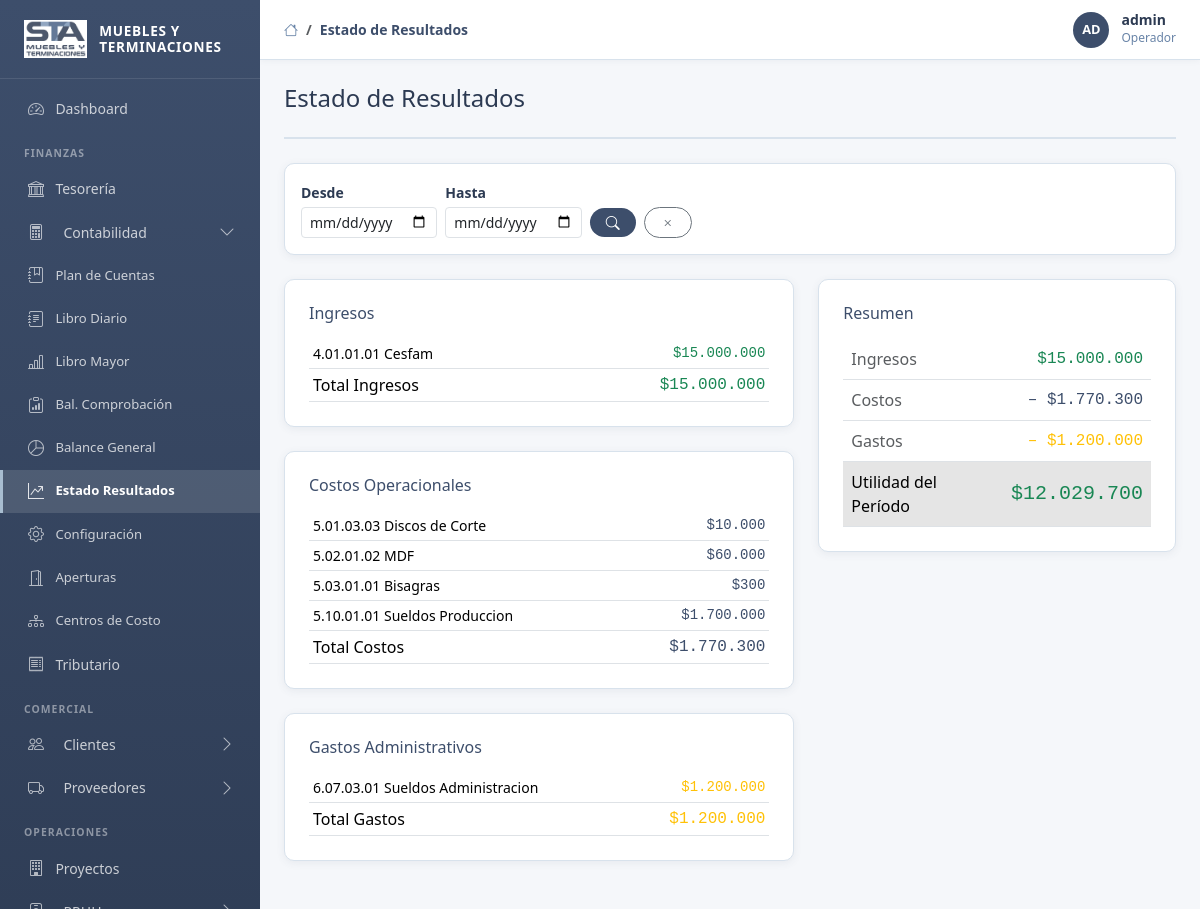
Screenshot of /gestion/contabilidad/estado-resultados/ (signed in) with the database file from the repository.
### apps/accounts/models.py (models this page shows, shortened)
class CustomUser(AbstractUser):
    ROL_CHOICES = [
        ('admin', 'Administrador'),
        ('gerente', 'Gerente'),
        ('contador', 'Contador'),
        ('rrhh', 'Recursos Humanos'),
        ('tesorero', 'Tesorero'),
        ('vendedor', 'Vendedor'),
        ('operador', 'Operador'),
        ('solo_lectura', 'Solo Lectura'),
    ]
    rol = models.CharField(max_length=20, choices=ROL_CHOICES, default='operador', verbose_name='Rol')
    cargo = models.CharField(max_length=100, blank=True, verbose_name='Cargo')
    telefono = models.CharField(max_length=20, blank=True, verbose_name='Teléfono')
    avatar = models.ImageField(upload_to='avatars/', null=True, blank=True, verbose_name='Avatar')
    class Meta:
        verbose_name = 'Usuario'
        verbose_name_plural = 'Usuarios'
    @property
    def nombre_display(self):
        return self.get_full_name() or self.username

### apps/contabilidad/models.py (models this page shows, shortened)
class PlanCuentas(TimeStampedModel):
    TIPO_CHOICES = [
        ('activo', 'Activo'),
        ('pasivo', 'Pasivo'),
        ('ingreso', 'Ingreso'),
        ('costo', 'Costo Operacional'),
        ('gasto', 'Gasto Administrativo'),
        ('socio', 'Socio / Gerencia'),
        ('patrimonio', 'Patrimonio / Resultados Acumulados'),
    ]
    NIVEL_CHOICES = [(i, f'Nivel {i}') for i in range(1, 5)]
    codigo = models.CharField(max_length=20, unique=True, verbose_name='Código')
    nombre = models.CharField(max_length=200, verbose_name='Nombre')
    tipo = models.CharField(max_length=20, choices=TIPO_CHOICES, verbose_name='Tipo')
    nivel = models.PositiveSmallIntegerField(choices=NIVEL_CHOICES, verbose_name='Nivel')
    parent = models.ForeignKey(
        'self', null=True, blank=True, on_delete=models.PROTECT,
        related_name='subcuentas', verbose_name='Cuenta padre'
    )
    descripcion = models.TextField(blank=True, verbose_name='Descripción')
    activa = models.BooleanField(default=True, verbose_name='Activa')
    acepta_movimientos = models.BooleanField(
        default=True,
        verbose_name='Acepta movimientos',
        help_text='Solo las cuentas de nivel 3 y 4 deberían aceptar movimientos directos.'
    )
    class Meta:
        verbose_name = 'Cuenta Contable'
        verbose_name_plural = 'Plan de Cuentas'
        ordering = ['codigo']

### apps/contabilidad/views.py (the view)
# urls.py: path('estado-resultados/', views.EstadoResultadosView.as_view(), name='estado_resultados'),
class EstadoResultadosView(GestionMixin, View):
    template_name = 'admin/contabilidad/estado_resultados.html'
    def get(self, request):
        from django.shortcuts import render
        desde = request.GET.get('desde')
        hasta = request.GET.get('hasta')
        qs = LineaAsiento.objects.filter(asiento__estado='confirmado').select_related('cuenta')
        if desde:
            qs = qs.filter(asiento__fecha__gte=parse_date(desde))
        if hasta:
            qs = qs.filter(asiento__fecha__lte=parse_date(hasta))
        from collections import defaultdict
        from decimal import Decimal
        saldos = defaultdict(Decimal)
        cuentas_map = {}
        for linea in qs:
            saldos[linea.cuenta_id] += linea.haber - linea.debe  # ingresos son saldo haber
            cuentas_map[linea.cuenta_id] = linea.cuenta
        ingresos, costos, gastos = [], [], []
        total_ingresos = Decimal('0')
        total_costos = Decimal('0')
        total_gastos = Decimal('0')
        for cid, saldo in saldos.items():
            if saldo == 0:
                continue
            cuenta = cuentas_map[cid]
            row = {'cuenta': cuenta, 'saldo': abs(saldo)}
            if cuenta.tipo == 'ingreso':
                ingresos.append(row)
                total_ingresos += abs(saldo)
            elif cuenta.tipo == 'costo':
                costos.append(row)
                total_costos += abs(saldo)
            elif cuenta.tipo == 'gasto':
                gastos.append(row)
                total_gastos += abs(saldo)
        ingresos.sort(key=lambda r: r['cuenta'].codigo)
        costos.sort(key=lambda r: r['cuenta'].codigo)
        gastos.sort(key=lambda r: r['cuenta'].codigo)
        utilidad = total_ingresos - total_costos - total_gastos
        return render(request, self.template_name, {
            'titulo': 'Estado de Resultados',
            'ingresos': ingresos, 'total_ingresos': total_ingresos,
            'costos': costos, 'total_costos': total_costos,
            'gastos': gastos, 'total_gastos': total_gastos,
            'utilidad': utilidad,
        })

### templates/admin/contabilidad/estado_resultados.html (shortened to what this page needs)
{% extends 'base_admin.html' %}
{% load custom_tags %}
{% block breadcrumb %}
  <li class="breadcrumb-item active">Estado de Resultados</li>
{% endblock %}
{% block content %}
<div class="page-header">
  <h4 class="page-title">Estado de Resultados</h4>
</div>
<div class="card-sta p-3 mb-4">
  <form method="get" class="row g-2 align-items-end">
    <div class="col-sm-2">
      <label class="form-label small mb-1">Desde</label>
      <input type="date" name="desde" class="form-control form-control-sm" value="{{ request.GET.desde }}">
    </div>
    <div class="col-sm-2">
      <label class="form-label small mb-1">Hasta</label>
      <input type="date" name="hasta" class="form-control form-control-sm" value="{{ request.GET.hasta }}">
    </div>
    <div class="col-auto">
      <button type="submit" class="btn btn-sta btn-sm rounded-pill px-3"><i class="bi bi-search"></i></button>
      <a href="{% url 'contabilidad:estado_resultados' %}" class="btn btn-outline-secondary btn-sm rounded-pill px-3 ms-1"><i class="bi bi-x"></i></a>
    </div>
  </form>
</div>
<div class="row g-4">
  <div class="col-lg-7">
    <div class="card-sta p-4 mb-4">
      <h6 class="fw-700 text-sta mb-3">Ingresos</h6>
      <table class="table table-sm mb-0">
        <tbody>
          {% for row in ingresos %}
          <tr>
            <td class="small">{{ row.cuenta.codigo }} {{ row.cuenta.nombre }}</td>
            <td class="text-end small font-monospace text-success">{{ row.saldo|moneda_chilena }}</td>
          </tr>
          {% empty %}
          <tr><td colspan="2" class="text-muted small">Sin ingresos.</td></tr>
          {% endfor %}
        </tbody>
        <tfoot class="fw-700">
          <tr>
            <td>Total Ingresos</td>
            <td class="text-end font-monospace text-success">{{ total_ingresos|moneda_chilena }}</td>
          </tr>
        </tfoot>
      </table>
    </div>
    <div class="card-sta p-4 mb-4">
      <h6 class="fw-700 text-sta mb-3">Costos Operacionales</h6>
      <table class="table table-sm mb-0">
        <tbody>
          {% for row in costos %}
          <tr>
            <td class="small">{{ row.cuenta.codigo }} {{ row.cuenta.nombre }}</td>
            <td class="text-end small font-monospace text-primary">{{ row.saldo|moneda_chilena }}</td>
          </tr>
          {% empty %}
          <tr><td colspan="2" class="text-muted small">Sin costos.</td></tr>
          {% endfor %}
        </tbody>
        <tfoot class="fw-700">
          <tr>
            <td>Total Costos</td>
            <td class="text-end font-monospace text-primary">{{ total_costos|moneda_chilena }}</td>
          </tr>
        </tfoot>
      </table>
    </div>
    <div class="card-sta p-4 mb-4">
      <h6 class="fw-700 text-sta mb-3">Gastos Administrativos</h6>
      <table class="table table-sm mb-0">
        <tbody>
          {% for row in gastos %}
          <tr>
            <td class="small">{{ row.cuenta.codigo }} {{ row.cuenta.nombre }}</td>
            <td class="text-end small font-monospace text-warning">{{ row.saldo|moneda_chilena }}</td>
          </tr>
          {% empty %}
          <tr><td colspan="2" class="text-muted small">Sin gastos.</td></tr>
          {% endfor %}
        </tbody>
        <tfoot class="fw-700">
          <tr>
            <td>Total Gastos</td>
            <td class="text-end font-monospace text-warning">{{ total_gastos|moneda_chilena }}</td>
          </tr>
        </tfoot>
      </table>
    </div>
  </div>
  <div class="col-lg-5">
    <div class="card-sta p-4">
      <h6 class="fw-700 text-sta mb-3">Resumen</h6>
      <table class="table mb-0">
        <tbody>
          <tr>
            <td class="text-muted">Ingresos</td>
            <td class="text-end fw-700 text-success font-monospace">{{ total_ingresos|moneda_chilena }}</td>
          </tr>
          <tr>
            <td class="text-muted">Costos</td>
            <td class="text-end fw-700 text-primary font-monospace">– {{ total_costos|moneda_chilena }}</td>
          </tr>
          <tr>
            <td class="text-muted">Gastos</td>
            <td class="text-end fw-700 text-warning font-monospace">– {{ total_gastos|moneda_chilena }}</td>
          </tr>
        </tbody>
        <tfoot class="table-active">
          <tr>
            <td class="fw-800">
              {% if utilidad >= 0 %}Utilidad del Período{% else %}Pérdida del Período{% endif %}
            </td>
            <td class="text-end fw-800 font-monospace fs-5 {% if utilidad >= 0 %}text-success{% else %}text-danger{% endif %}">
              {{ utilidad|moneda_chilena }}
            </td>
          </tr>
        </tfoot>
      </table>
    </div>
  </div>
</div>
{% endblock %}

### templates/base_admin.html (shortened to what this page needs)
{% load static %}
<!DOCTYPE html>
<html lang="es">
<head>
  <link href="https://cdn.jsdelivr.net/npm/bootstrap@5.3.3/dist/css/bootstrap.min.css" rel="stylesheet">
  <link href="https://cdn.jsdelivr.net/npm/bootstrap-icons@1.11.3/font/bootstrap-icons.min.css" rel="stylesheet">
  <link rel="stylesheet" href="{% static 'css/main.css' %}">
  <link rel="stylesheet" href="{% static 'css/admin.css' %}">
</head>
<body>
<div class="admin-wrapper">
  <aside class="admin-sidebar" id="adminSidebar">
    <div class="sidebar-brand">
      {% if logo_exists %}
        <img src="{% static 'img/logo.png' %}" alt="STA">
      {% else %}
        <div style="width:38px;height:38px;background:rgba(255,255,255,0.15);border-radius:8px;display:flex;align-items:center;justify-content:center;font-weight:800;font-size:1rem;color:white;">STA</div>
      {% endif %}
      <span>Muebles y<br>Terminaciones</span>
    </div>
    <nav class="flex-grow-1 py-2 overflow-auto">
      <a href="{% url 'dashboard:index' %}" class="nav-link {% if request.resolver_match.namespace == 'dashboard' %}active{% endif %}">
        <i class="bi bi-speedometer2"></i> Dashboard
      </a>
      <div class="nav-section-title">Finanzas</div>
      <a href="{% url 'tesoreria:resumen' %}" class="nav-link {% if request.resolver_match.namespace == 'tesoreria' %}active{% endif %}">
        <i class="bi bi-bank"></i> Tesorería
      </a>
      <a class="nav-link nav-group-toggle d-flex align-items-center {% if request.resolver_match.namespace != 'contabilidad' %}collapsed{% endif %}"
         data-bs-toggle="collapse" href="#nav-contabilidad" role="button"
         aria-expanded="{% if request.resolver_match.namespace == 'contabilidad' %}true{% else %}false{% endif %}">
        <i class="bi bi-calculator me-2"></i><span>Contabilidad</span>
        <i class="bi bi-chevron-down nav-chevron ms-auto"></i>
      </a>
      <div class="collapse {% if request.resolver_match.namespace == 'contabilidad' %}show{% endif %}" id="nav-contabilidad">
        <a href="{% url 'contabilidad:plan_list' %}" class="nav-link ps-4 {% if request.resolver_match.url_name == 'plan_list' %}active{% endif %}" style="font-size:.82rem;">
          <i class="bi bi-journal-bookmark"></i> Plan de Cuentas
        </a>
        <a href="{% url 'contabilidad:diario_list' %}" class="nav-link ps-4 " style="font-size:.82rem;">
          <i class="bi bi-journal-text"></i> Libro Diario
        </a>
        <a href="{% url 'contabilidad:libro_mayor' %}" class="nav-link ps-4 {% if request.resolver_match.url_name == 'libro_mayor' %}active{% endif %}" style="font-size:.82rem;">
          <i class="bi bi-bar-chart-line"></i> Libro Mayor
        </a>
        <a href="{% url 'contabilidad:balance_comprobacion' %}" class="nav-link ps-4 {% if request.resolver_match.url_name == 'balance_comprobacion' %}active{% endif %}" style="font-size:.82rem;">
          <i class="bi bi-clipboard-data"></i> Bal. Comprobación
        </a>
        <a href="{% url 'contabilidad:balance_general' %}" class="nav-link ps-4 {% if request.resolver_match.url_name == 'balance_general' %}active{% endif %}" style="font-size:.82rem;">
          <i class="bi bi-pie-chart"></i> Balance General
        </a>
        <a href="{% url 'contabilidad:estado_resultados' %}" class="nav-link ps-4 {% if request.resolver_match.url_name == 'estado_resultados' %}active{% endif %}" style="font-size:.82rem;">
          <i class="bi bi-graph-up-arrow"></i> Estado Resultados
        </a>
        <a href="{% url 'contabilidad:configuracion' %}" class="nav-link ps-4 {% if request.resolver_match.url_name == 'configuracion' %}active{% endif %}" style="font-size:.82rem;">
          <i class="bi bi-gear"></i> Configuración
        </a>
        <a href="{% url 'contabilidad:apertura' %}" class="nav-link ps-4 {% if request.resolver_match.url_name == 'apertura' %}active{% endif %}" style="font-size:.82rem;">
          <i class="bi bi-door-open"></i> Aperturas
        </a>
        <a href="{% url 'contabilidad:centro_list' %}" class="nav-link ps-4 {% if 'centro' in request.resolver_match.url_name %}active{% endif %}" style="font-size:.82rem;">
          <i class="bi bi-diagram-3"></i> Centros de Costo
        </a>
      </div>
      <a href="{% url 'tributario:resumen' %}" class="nav-link {% if request.resolver_match.namespace == 'tributario' %}active{% endif %}">
        <i class="bi bi-receipt"></i> Tributario
      </a>
      <div class="nav-section-title">Comercial</div>
      <a class="nav-link nav-group-toggle d-flex align-items-center {% if request.resolver_match.namespace != 'clientes' %}collapsed{% endif %}"
         data-bs-toggle="collapse" href="#nav-clientes" role="button"
         aria-expanded="{% if request.resolver_match.namespace == 'clientes' %}true{% else %}false{% endif %}">
        <i class="bi bi-people me-2"></i><span>Clientes</span>
        <i class="bi bi-chevron-down nav-chevron ms-auto"></i>
      </a>
      <a class="nav-link nav-group-toggle d-flex align-items-center {% if request.resolver_match.namespace != 'proveedores' %}collapsed{% endif %}"
         data-bs-toggle="collapse" href="#nav-proveedores" role="button"
         aria-expanded="{% if request.resolver_match.namespace == 'proveedores' %}true{% else %}false{% endif %}">
        <i class="bi bi-truck me-2"></i><span>Proveedores</span>
        <i class="bi bi-chevron-down nav-chevron ms-auto"></i>
      </a>
      <div class="nav-section-title">Operaciones</div>
      <a href="{% url 'proyectos:proyecto_list' %}" class="nav-link {% if request.resolver_match.namespace == 'proyectos' %}active{% endif %}">
        <i class="bi bi-building"></i> Proyectos
      </a>
      <a class="nav-link nav-group-toggle d-flex align-items-center {% if request.resolver_match.namespace != 'rrhh' %}collapsed{% endif %}"
         data-bs-toggle="collapse" href="#nav-rrhh" role="button"
         aria-expanded="{% if request.resolver_match.namespace == 'rrhh' %}true{% else %}false{% endif %}">
        <i class="bi bi-person-badge me-2"></i><span>RRHH</span>
        <i class="bi bi-chevron-down nav-chevron ms-auto"></i>
      </a>
    </nav>
  </aside>
  <div class="admin-content">
    <header class="admin-topbar">
      <div class="d-flex align-items-center gap-3">
        <nav aria-label="breadcrumb">
          <ol class="breadcrumb mb-0">
            <li class="breadcrumb-item"><a href="{% url 'dashboard:index' %}"><i class="bi bi-house"></i></a></li>
            {% block breadcrumb %}{% endblock %}
          </ol>
        </nav>
      </div>
      <div class="topbar-user">
        {% if user.is_authenticated %}
          <div class="avatar">{{ user.nombre_display|slice:":2"|upper }}</div>
          <div class="d-none d-md-block">
            <div class="fw-600" style="line-height:1.2;">{{ user.nombre_display }}</div>
            <div style="font-size:.75rem;color:var(--sta-steel);">{{ user.get_rol_display }}</div>
          </div>
        {% endif %}
      </div>
    </header>
    <main class="admin-main">
      {% block content %}{% endblock %}
    </main>
  </div>
</div>
</body>
</html>

### rows the page displays
CustomUser: nombre_display "AD", nombre_display "admin", rol "Operador"
PlanCuentas: cuenta.codigo "4.01.01.01", cuenta.nombre "Cesfam", saldo|moneda_chilena "$15.000.000"
PlanCuentas: cuenta.codigo "5.01.03.03", cuenta.nombre "Discos de Corte", saldo|moneda_chilena "$10.000"
PlanCuentas: cuenta.codigo "5.02.01.02", cuenta.nombre "MDF", saldo|moneda_chilena "$60.000"
PlanCuentas: cuenta.codigo "5.03.01.01", cuenta.nombre "Bisagras", saldo|moneda_chilena "$300"
PlanCuentas: cuenta.codigo "5.10.01.01", cuenta.nombre "Sueldos Produccion", saldo|moneda_chilena "$1.700.000"
PlanCuentas: cuenta.codigo "6.07.03.01", cuenta.nombre "Sueldos Administracion", saldo|moneda_chilena "$1.200.000"

### other values shown
{{ total_ingresos|moneda_chilena }} "$15.000.000"
{{ total_costos|moneda_chilena }} "$1.770.300"
{{ total_gastos|moneda_chilena }} "$1.200.000"
{{ utilidad|moneda_chilena }} "$12.029.700"
